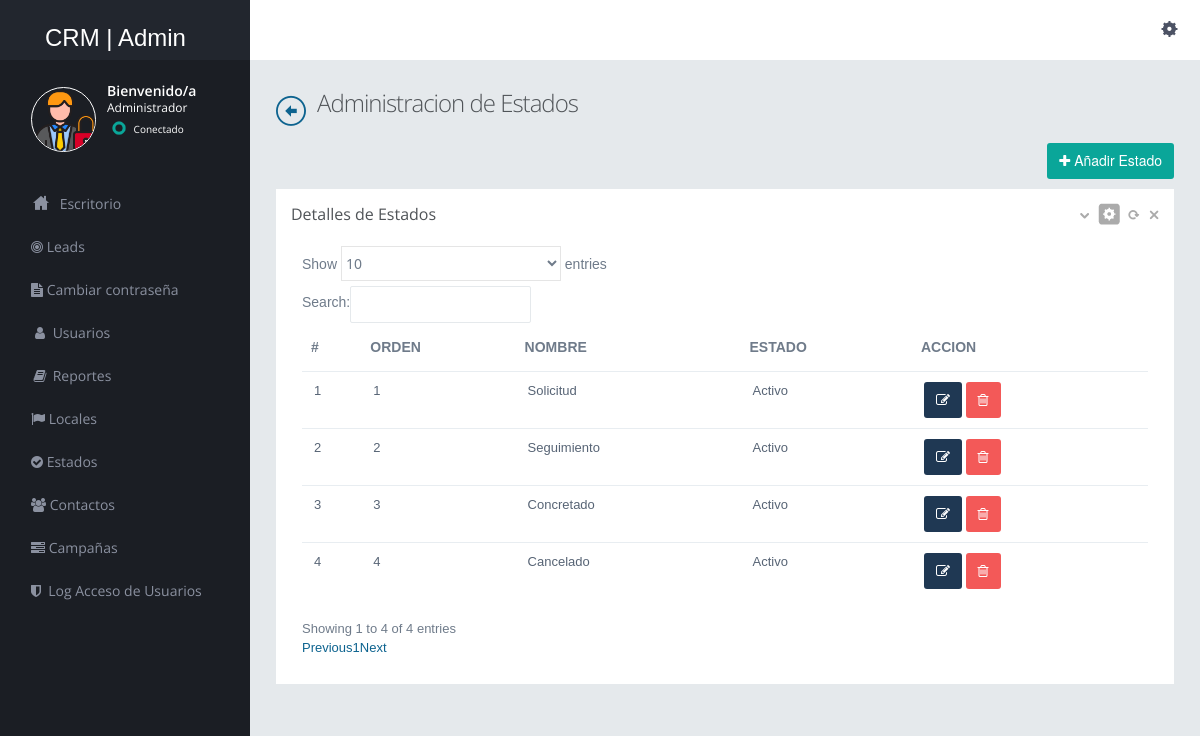
The app's page /admin/manage-status.php (signed in) with its own data.
### tables this page shows
CREATE TABLE `status` (
  `status_id_gen` int(11) NOT NULL,
  `order_status` int(11) NOT NULL,
  `name` varchar(100) NOT NULL,
  `status` int(11) NOT NULL DEFAULT 1
);

### admin/manage-status.php (the view, shortened to what this page needs)
<?php
include("dbconnection.php");
?>
<!DOCTYPE html>
<html>
<head>
    <link href="../assets/plugins/pace/pace-theme-flash.css" rel="stylesheet" type="text/css" media="screen" />
    <link href="../assets/plugins/boostrapv3/css/bootstrap.min.css" rel="stylesheet" type="text/css" />
    <link href="../assets/plugins/boostrapv3/css/bootstrap-theme.min.css" rel="stylesheet" type="text/css" />
    <link href="../assets/plugins/font-awesome/css/font-awesome.css" rel="stylesheet" type="text/css" />
    <link href="../assets/css/animate.min.css" rel="stylesheet" type="text/css" />
    <link href="../assets/plugins/jquery-scrollbar/jquery.scrollbar.css" rel="stylesheet" type="text/css" />
    <link href="../assets/css/style.css" rel="stylesheet" type="text/css" />
    <link href="../assets/css/responsive.css" rel="stylesheet" type="text/css" />
    <link href="../assets/css/custom-icon-set.css" rel="stylesheet" type="text/css" />
    <link rel="stylesheet" type="text/css" href="https://cdn.datatables.net/1.10.20/css/dataTables.bootstrap.min.css">
    <link rel="stylesheet" type="text/css"
        href="https://cdn.datatables.net/buttons/1.6.5/css/buttons.dataTables.min.css">
    <link rel="stylesheet" href="https://maxcdn.bootstrapcdn.com/font-awesome/4.7.0/css/font-awesome.min.css">
</head>
<body class="">
    <?php include("header.php");?>
    <div class="page-container row">
        <?php include("leftbar.php");?>
    </div>
    </div>
    <div class="page-content">
        <div class="content">
            <div class="page-title"> <i> <a href="home.php" class="icon-custom-left"></a> </i>
                <h3>Administracion de Estados</h3>
            </div>
            <div class="pull-right">
                <button type="button" class="btn btn-primary" data-toggle="modal" data-target="#exampleModal">
                    <span class="fa fa-plus"></span> Añadir Estado</button>
            </div>
            <div class="row">
                <div class="col-md-12">
                    <div class="row">
                        <div class="col-md-12">
                            <div class="grid simple ">
                                <div class="grid-title no-border">
                                    <h4>Detalles de Estados</h4>
                                    <div class="tools"> <a href="javascript:;" class="collapse"></a>
                                        <a href="#grid-config" data-toggle="modal" class="config"></a>
                                        <a href="javascript:;" class="reload"></a>
                                        <a href="javascript:;" class="remove"></a>
                                    </div>
                                </div>
                                <div class="grid-body no-border">
                                    <table id="manage-status" class="table table-hover table-condensed">
                                        <thead>
                                            <tr>
                                                <th><label class="control-label"><b>#</b></label></th>
                                                <th><label class="control-label"><b>Orden</b></label></th>
                                                <th><label class="control-label"><b>Nombre</b></label></th>
                                                <th><label class="control-label"><b>Estado</b></label></th>
                                                <th><label class="control-label"><b>Accion</b></label></th>
                                            </tr>
                                        </thead>
                                        <tbody>
                                            <?php $ret=mysqli_query($con,"select * from status");
												$cnt=1;
												while($row=mysqli_fetch_array($ret))
												{
												?>
                                            <tr>
                                                <td><?php echo $cnt;?></td>
                                                <td><?php echo $row['order_status'];?></td>
                                                <td><?php echo $row['name'];?></td>
                                                <td><?php $status=$row['status'];
                                                        if ($status == 1){
                                                            echo "Activo";
                                                        }
                                                ?></td>
                                                <td>
                                                    <form name="abc" action="" method="post">
                                                        <button type="button" class="btn btn-info btn-xs"
                                                            data-toggle="tooltip" data-placement="top"
                                                            title="Editar Registro"
                                                            onclick="location.href='edit-status.php?status_id_gen=<?php echo $row['status_id_gen'];?>'"><i
                                                                class=" fa fa-edit text-white mr-0"></i>
                                                        </button>
                                                        <button type="button" class="btn btn-danger btn-sm px-3"
                                                            data-toggle="tooltip" data-placement="top"
                                                            title="Eliminar Registro"
                                                            onclick="location.href='delete-status.php?status_id_gen=<?php echo $row['status_id_gen'];?>'"><i
                                                                class="fa fa-trash-o text-white mr-0"></i>
                                                        </button>
                                                    </form>
                                                </td>
                                            </tr>
                                            <?php $cnt=$cnt+1; } ?>
                                        </tbody>
                                    </table>
                                </div>
                            </div>
                        </div>
                    </div>
                </div>
            </div>
        </div>
    </div>
    </div>
</body>
</html>

### assets/css/responsive.css (style rules this page uses)
@media (min-width: 980px) { .page-content { margin-left: 250px; min-height: 100%; } }

### records on screen
status: order_status "1", name "Solicitud", status "Activo"
status: order_status "2", name "Seguimiento", status "Activo"
status: order_status "3", name "Concretado", status "Activo"
status: order_status "4", name "Cancelado", status "Activo"

### other values on screen
$_SESSION['name_admin'] "Administrador"
